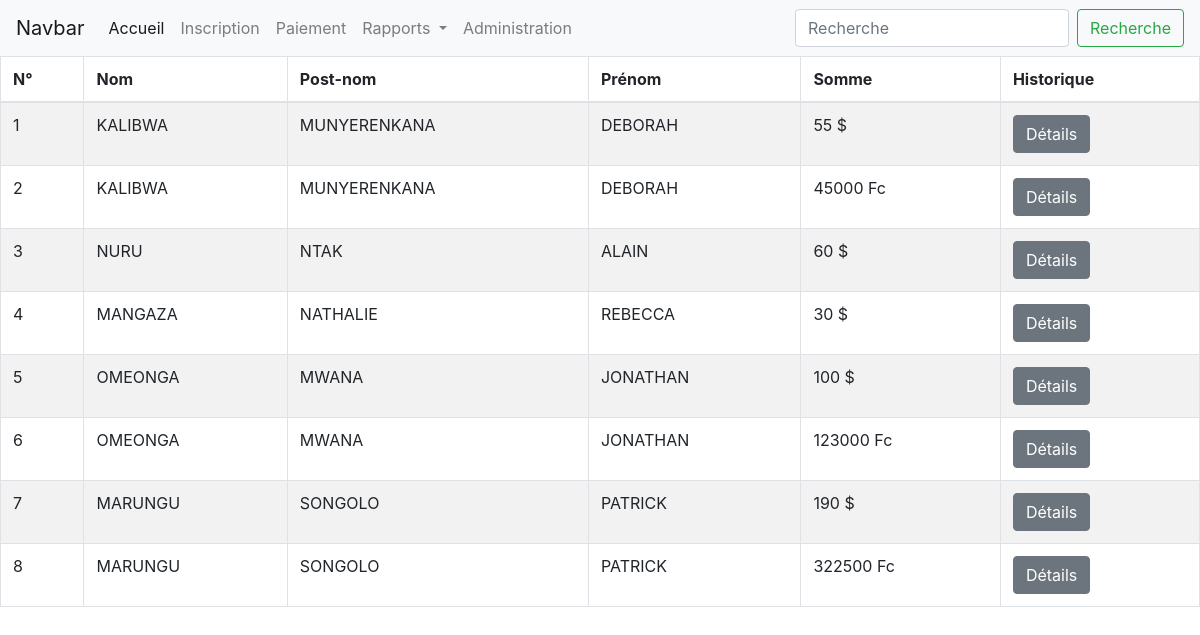
The app's page /Appl/sit with its own data.
### ApplWeb/models.py (models this page shows)
class Etudiant(models.Model):
    nom=models.CharField(max_length=30)
    postnom=models.CharField(max_length=30)
    pren=models.CharField(max_length=30)
    sex=models.CharField(max_length=10)
    lieuN=models.CharField(max_length=20)
    datNais=models.DateField()

### ApplWeb/views.py (the view)
# urls.py: path('sit',chargSituationGlob),
def chargSituationGlob(request):
    et=Paiement.objects.values('Et_id','unitMon','Et__nom','Et__postnom','Et__pren').annotate(somme=Coalesce(Sum('mont'),0))
    return render(request,"Appl/sitGlob.html",{'e':et})

### templates/Appl/sitGlob.html (shortened to what this page needs)
<html>
    <head>
    </head>
    <body>
        {%include 'Appl/navbar.html'%}
        <table class="table table-bordered table-striped">
            <thead>
                <tr>
                    <th>N°</th>
                    <th>Nom</th>
                    <th>Post-nom</th>
                    <th>Prénom</th>
                    <th>Somme</th>
                    <th>Historique</th>
                </tr>
            </thead>
            <tbody>
                {% for etu in e%}
                <tr>
                    <td>{{forloop.counter}}</td>
                    <td>{{etu.Et__nom}}</td>
                    <td>{{etu.Et__postnom}}</td>
                    <td>{{etu.Et__pren}}</td>
                    <td>{{etu.somme}} {{etu.unitMon}}</td>
                    <td>
                        <a href="/Appl/det/{{etu.Et_id}}" class="btn btn-secondary">Détails</a>
                    </td>
                </tr>
                {%endfor%}
            </tbody>
        </table>
    </body>
</html>

### records on screen
Etudiant: Et__nom "KALIBWA", Et__postnom "MUNYERENKANA", Et__pren "DEBORAH", somme "55", unitMon "$", somme "45000", unitMon "Fc"
Etudiant: Et__nom "NURU", Et__postnom "NTAK", Et__pren "ALAIN", somme "60", unitMon "$"
Etudiant: Et__nom "MANGAZA", Et__postnom "NATHALIE", Et__pren "REBECCA", somme "30", unitMon "$"
Etudiant: Et__nom "OMEONGA", Et__postnom "MWANA", Et__pren "JONATHAN", somme "100", unitMon "$", somme "123000", unitMon "Fc"
Etudiant: Et__nom "MARUNGU", Et__postnom "SONGOLO", Et__pren "PATRICK", somme "190", unitMon "$", somme "322500", unitMon "Fc"
